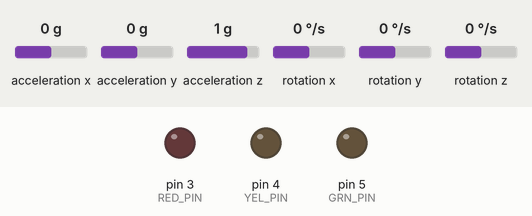
Bench run of a sketch on a simulated Arduino Uno, built with avr-gcc and run on an emulated ATmega328P. On the bench: output pins drawn as LEDs (lit = HIGH). Wiring (inferred from the names in the program): MPU-6050 motion sensor at I2C address 0x68. The inputs (shaded band) are chosen by the test bench; at power-on: acceleration z 1 g, acceleration x 0 g, acceleration y 0 g, rotation x 0 °/s, rotation y 0 °/s, rotation z 0 °/s. What the sketch prints to the serial monitor is not drawn.

Above: at 0.1 s.
At 4.5 s:
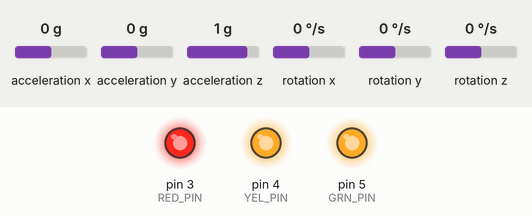
4.6 s: acceleration z set to 0 g
Timing chart, 0 to 7.6 s (numbered marks = the images above; inputs shaded):
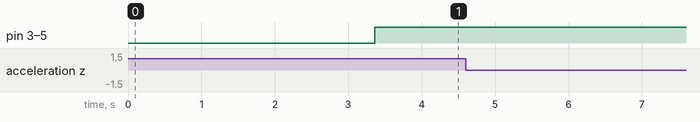

The sketch:

XX_HC-12_04_tx_accelerometer.ino
```cpp
/**
 * https://www.youtube.com/watch?v=vqRqtgvltOI&t=490s
 * HC-12
 * Transmit angle captured from MPU-6050 accelerometer
 *
 * ==========
 * = PINOUT =
 * ==========
 * Arduino GND
 * - to HC-12 GND
 * - to MPU-6050 GND
 *
 * Arduino 5V
 * - to HC-12 GND
 * - to MPU-6050 GND
 *
 * Arduino D11
 * - to HC-12 RX
 *
 * Arduino D10
 * - to HC-12 TX
 *
 * Arduino D5
 * - to 220 ohm resistor + green LED
 *
 * Arduino D4
 * - to 220 ohm resistor + yellow LED
 *
 * Arduino D3
 * - to 220 ohm resistor + red LED
 *
 * Arduino D2
 * - to MPU-6050 INT
 *
 * Arduino A4
 * - to MPU-6050 SDA
 *
 * Arduino A5
 * - to MPU-6050 SCL
 */

#include <SoftwareSerial.h>
#include <Wire.h>

#define HC12_TX 10
#define HC12_RX 11
#define RED_PIN 3
#define YEL_PIN 4
#define GRN_PIN 5

// MPU-6050 address
const int MPU6050_ADDR = 0x68;
int outputValuesEveryX = 100;

const int calNum = 1000; // number of times to run calibration on setup
const float gyroAngleCalc = 0.0000611; // 0.0000611 = 1 / (250Hz x 65.5)
const float gyroAngleXferCalc = 0.0000611; // 0.000001066 = 0.0000611 * (3.142(PI) / 180degr) The Arduino sin function is in radians
const float accAngleCalc = 57.296;  // 57.296 = 1 / (3.142 / 180) The Arduino asin function is in radians

// gyroscope
int gyroX, gyroY, gyroZ;
long gyroXCal, gyroYCal, gyroZCal;
boolean setGyroAngles;

// accelerometer
long accX, accY, accZ, accVectorT;
float angleRollAcc, anglePitchAcc;

float finalAnglePitch, finalAngleRoll, anglePitch, angleRoll;
int anglePitchBuff, angleRollBuff;
float anglePitchOut, angleRollOut;

long loopTimer;
int temp;

int displayCtr = 0;

SoftwareSerial hc12(HC12_TX,HC12_RX);

/**********************BEGIN SETUP***********************/
void setup() {
  // put your setup code here, to run once:
  Serial.begin(115200);
//  hc12.begin(9600);

  pinMode(RED_PIN, OUTPUT);
  pinMode(YEL_PIN, OUTPUT);
  pinMode(GRN_PIN, OUTPUT);

  setupMpu6050Registers();
  calibrateMpu6050();

  loopTimer = micros(); // time since arduino startup
}
/*********************END SETUP**************************/

/**********************BEGIN LOOP************************/
void loop() {
  // put your main code here, to run repeatedly:

  // LED is always ON to maintain power draw
  // and prevent power bank from auto-shutoff
  digitalWrite(RED_PIN, HIGH);
  digitalWrite(YEL_PIN, HIGH);
  digitalWrite(GRN_PIN, HIGH);

  // capture MPU-6050 data
  readMpu6050Data();
  computeMpu6050Data();

  Serial.print("Pitch: " + String(finalAnglePitch));
  Serial.print("Roll: " + String(finalAngleRoll));
  Serial.println();

  // transmit
//  hc12.write("hello from the other side\r\n");
//  delay(2000);
}
/*********************END LOOP***************************/

/******************BEGIN INTERNAL FUNCTIONS**************/

/**
 * Compute MPU-6050 data
 * Computed values for pitch angle are stored in global variable finalAnglePitch
 * Computed values for roll angle are stored in global variable finalAngleRoll;
 */
void computeMpu6050Data(){
  // GYRO ANGLE CALCULATIONS
  // adjust the captured values using the calibration values
  gyroX -= gyroXCal;
  gyroY -= gyroYCal;
  gyroZ -= gyroZCal;

  anglePitch += gyroX * gyroAngleCalc;
  angleRoll += gyroY * gyroAngleCalc;

  anglePitch += angleRoll * sin(gyroZ * gyroAngleXferCalc);
  angleRoll += anglePitch * sin(gyroZ * gyroAngleXferCalc);

  // ACCELEROMETER ANGLE CALCULATIONS
  accVectorT = sqrt((accX * accX) + (accY * accY) + (accZ * accZ));
  anglePitchAcc = asin((float) accY / accVectorT) * accAngleCalc;
  angleRollAcc = asin((float) accX / accVectorT) * -(accAngleCalc);

  // calibrate
  anglePitchAcc -= 0.0;
  angleRollAcc -= 0.0;

  // adjustments on startup
  if (setGyroAngles){
    // system is already running
    anglePitch = anglePitch * 0.9996 + anglePitchAcc * 0.0004;
    angleRoll = angleRoll * 0.9996 + angleRollAcc * 0.0004;
  } else {
    // system has just started
    anglePitch = anglePitchAcc;
    angleRoll = angleRollAcc;
    setGyroAngles = true;
  }

  // dampen pitch and roll angles
  // take 90% from value and add 10% of raw value
  anglePitchOut = (anglePitchOut * 0.9) + (anglePitch * 0.1);
  angleRollOut = (angleRollOut * 0.9) + (angleRoll * 0.1);

//  displayCtr++;

  // display only after every X measurements
//  if (displayCtr > outputValuesEveryX){
    finalAnglePitch = anglePitchOut;
    finalAngleRoll = angleRollOut;
//    displayCtr = 0; // reset the counter
//  }

  while(micros() - loopTimer <  4000);
  loopTimer = micros();
}

/**
 * Calibrate MPU-6050 before using. Get the average of 1000
 * readings as calibration data when reading the values
 */
void calibrateMpu6050(){
  // calibrate gyro. read acc and gyro data 1000 times
  for (int x = 0; x < calNum; x++){
    readMpu6050Data();

    gyroXCal += gyroX;
    gyroYCal += gyroY;
    gyroZCal += gyroZ;

    delay(3);
  }

  // get the average
  gyroXCal /= calNum;
  gyroYCal /= calNum;
  gyroZCal /= calNum;
}

/**
 * Setup MPU-6050 sensor
 */
void setupMpu6050Registers(){
  // Activate MPU-6050
  Wire.beginTransmission(MPU6050_ADDR);
  Wire.write(0x6B);
  Wire.write(0x00);
  Wire.endTransmission();

  // Configure accelerometer
  Wire.beginTransmission(MPU6050_ADDR);
  Wire.write(0x1C);
  Wire.write(0x10);
  Wire.endTransmission();

  // Configure gyro
  Wire.beginTransmission(MPU6050_ADDR);
  Wire.write(0x1B);
  Wire.write(0x08);
  Wire.endTransmission();
}

/**
 * Capture raw MPU-6050 data
 */
void readMpu6050Data(){
  Wire.beginTransmission(MPU6050_ADDR);
  Wire.write(0x3B);
  Wire.endTransmission();

  // request 14 bytes. wait until all are received
  Wire.requestFrom(MPU6050_ADDR, 14);
  while(Wire.available() < 14);

  accX = Wire.read() << 8 | Wire.read();
  accY = Wire.read() << 8 | Wire.read();
  accZ = Wire.read() << 8 | Wire.read();

  temp = Wire.read() << 8 | Wire.read();

  gyroX = Wire.read() << 8 | Wire.read();
  gyroY = Wire.read() << 8 | Wire.read();
  gyroZ = Wire.read() << 8 | Wire.read();
}

/******************END INTERNAL FUNCTIONS****************/
```
